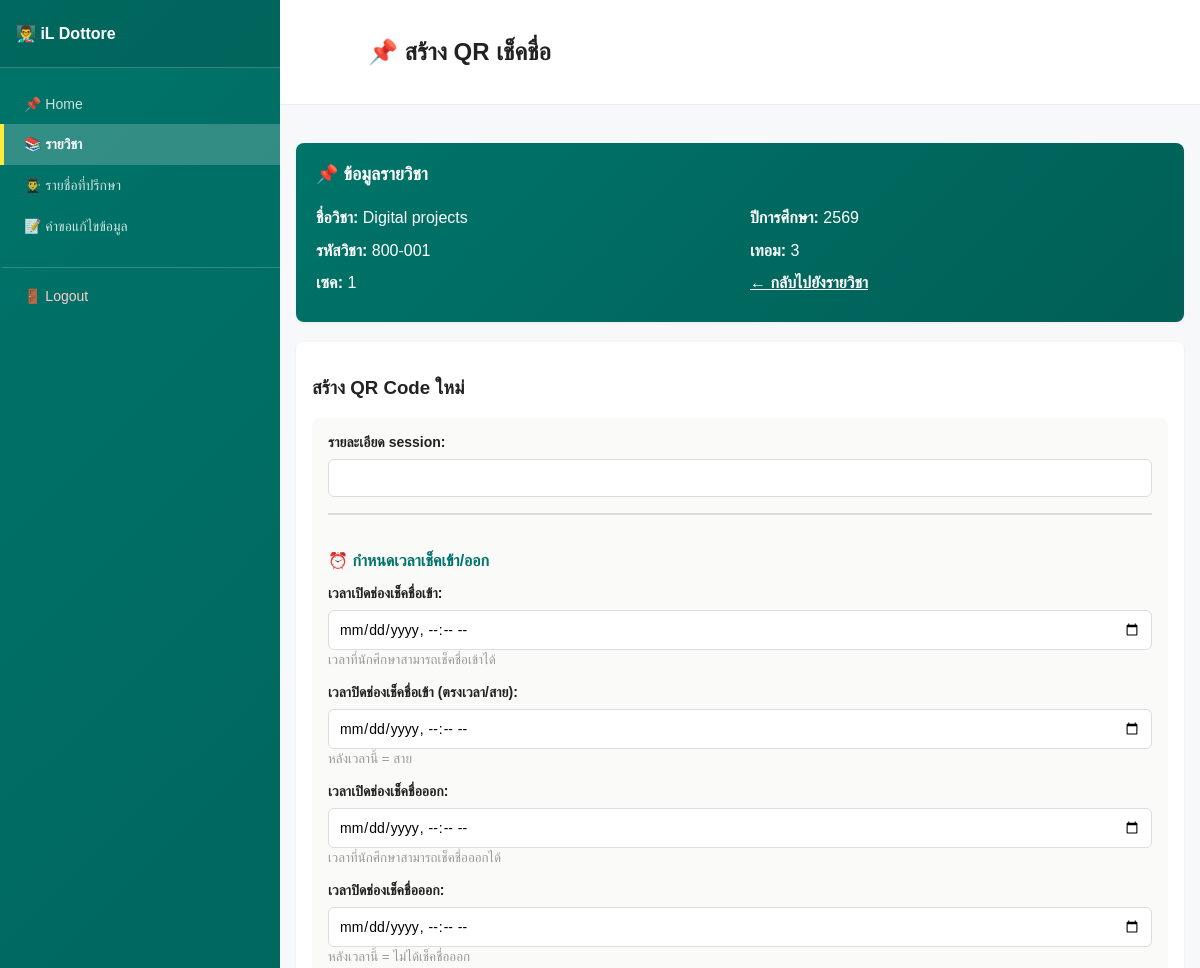
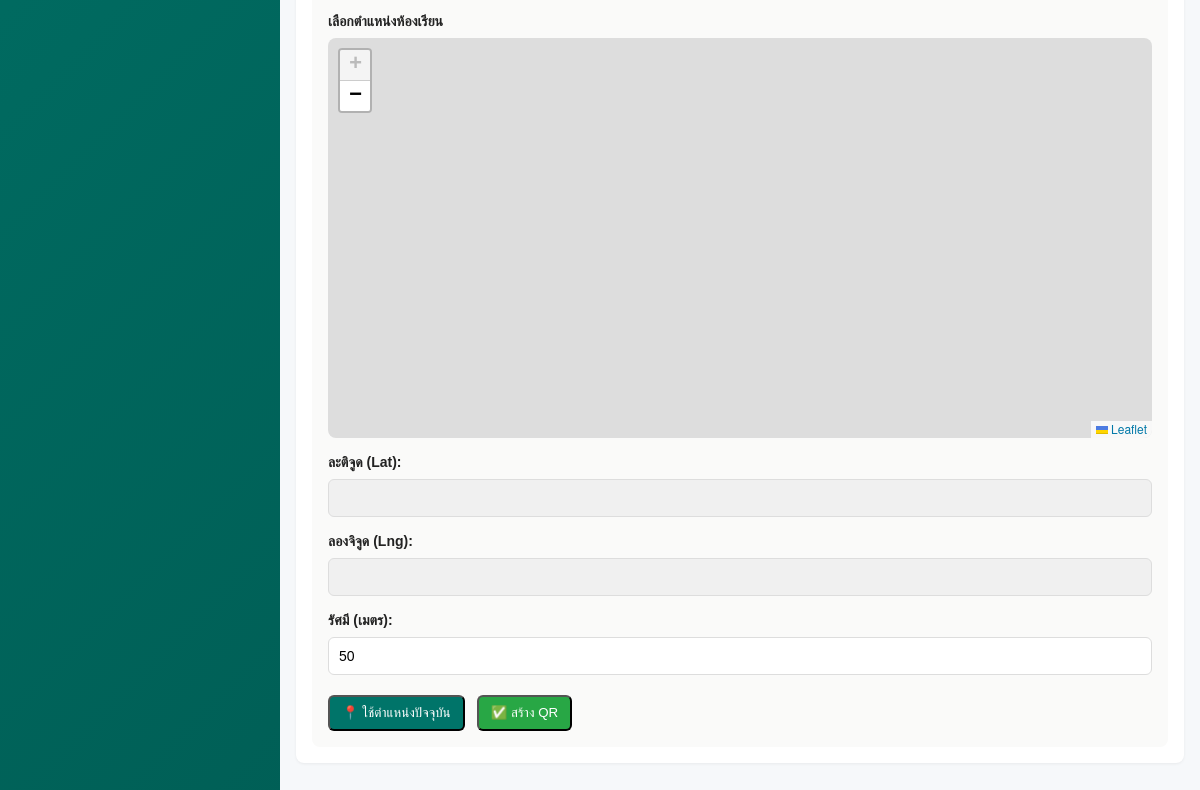
The page /liff/create_session.php?subject_id=29 (signed in) on the database its author committed (2 pictures, top to bottom).
### tables this page shows
CREATE TABLE `subjects` (
  `subject_id` int(11) NOT NULL,
  `teacher_id` int(11) DEFAULT NULL,
  `subject_name` varchar(100) DEFAULT NULL,
  `subject_code` varchar(20) DEFAULT NULL,
  `section` varchar(20) DEFAULT NULL,
  `years` varchar(4) NOT NULL,
  `semester` varchar(1) NOT NULL,
  `hash` varchar(64) DEFAULT NULL
);

### liff/create_session.php (the view, shortened to what this page needs)
<?php
include("../config.php");
$teacher_id = $_SESSION['teacher_id'];
$subject_id_param = $_GET['subject_id'] ?? null;
$subject_details = null;
if ($subject_id_param) {
  $subjectStmt = $conn->prepare("
    SELECT subject_id, subject_name, subject_code, section, years, semester
    FROM subjects
    WHERE teacher_id = ? AND subject_id = ?
  ");
  $subjectStmt->bind_param("ii", $teacher_id, $subject_id_param);
  $subjectStmt->execute();
  $subjectResult = $subjectStmt->get_result();
  if ($subjectResult->num_rows > 0) {
    $subject_details = $subjectResult->fetch_assoc();
  } else {
    $error_msg = "ไม่พบรายวิชาที่ระบุ";
  }
}
?>
<!DOCTYPE html>
<html>
<head>
<link rel="stylesheet" href="css/sidebar.css">
<link rel="stylesheet" href="css/create_session.css">
<link rel="stylesheet" href="css/modal-popup.css">
<link rel="stylesheet"
 href="https://unpkg.com/leaflet@1.9.4/dist/leaflet.css">
</head>
<body>
<?php $currentPage = 'courses.php'; include('sidebar.php'); ?>
<div class="main-wrapper">
  <div class="header">
    <h2 id="page-title">📌 สร้าง QR เช็คชื่อ</h2>
  </div>
  <div class="content-area">
    <div class="container">
      <?php if ($subject_details): ?>
      <div class="card" style="background: linear-gradient(135deg, #007469 0%, #005f56 100%); color: white; margin-bottom: 20px; padding: 20px;">
        <h3 style="margin: 0 0 15px 0; font-size: 18px;">📌 ข้อมูลรายวิชา</h3>
        <div style="display: grid; grid-template-columns: 1fr 1fr; gap: 20px; line-height: 1.8;">
          <div>
            <p style="margin: 4px 0;"><strong>ชื่อวิชา:</strong> <?= htmlspecialchars($subject_details['subject_name']) ?></p>
            <p style="margin: 4px 0;"><strong>รหัสวิชา:</strong> <?= htmlspecialchars($subject_details['subject_code']) ?></p>
            <p style="margin: 4px 0;"><strong>เซค:</strong> <?= htmlspecialchars($subject_details['section']) ?></p>
          </div>
          <div>
            <p style="margin: 4px 0;"><strong>ปีการศึกษา:</strong> <?= htmlspecialchars($subject_details['years']) ?></p>
            <p style="margin: 4px 0;"><strong>เทอม:</strong> <?= htmlspecialchars($subject_details['semester']) ?></p>
            <p style="margin: 4px 0;"><a href="sessions_by_subject.php?subject_id=<?= $subject_details['subject_id'] ?>" style="color: white; text-decoration: underline; font-weight: 600;">← กลับไปยังรายวิชา</a></p>
          </div>
        </div>
      </div>
      <?php endif; ?>
      <div class="card">
        <h3 class="section-header">สร้าง QR Code ใหม่</h3>
        <form method="post" class="form-section">
          <div class="form-group">
            <label class="form-label">รายละเอียด session:</label>
            <input name="room" class="form-input" required>
          </div>
          <div style="border-top: 2px solid #ddd; padding-top: 15px; margin-top: 15px; margin-bottom: 15px;">
            <h4 style="color: #007469; margin-bottom: 15px;">⏰ กำหนดเวลาเช็คเข้า/ออก</h4>
            <div class="form-group">
              <label class="form-label">เวลาเปิดช่องเช็คชื่อเข้า:</label>
              <input type="datetime-local" name="checkin_start" class="form-input" required>
              <small style="color: #999;">เวลาที่นักศึกษาสามารถเช็คชื่อเข้าได้</small>
            </div>
            <div class="form-group">
              <label class="form-label">เวลาปิดช่องเช็คชื่อเข้า (ตรงเวลา/สาย):</label>
              <input type="datetime-local" name="checkin_deadline" class="form-input" required>
              <small style="color: #999;">หลังเวลานี้ = สาย</small>
            </div>
            <div class="form-group">
              <label class="form-label">เวลาเปิดช่องเช็คชื่อออก:</label>
              <input type="datetime-local" name="checkout_start" class="form-input" required>
              <small style="color: #999;">เวลาที่นักศึกษาสามารถเช็คชื่อออกได้</small>
            </div>
            <div class="form-group">
              <label class="form-label">เวลาปิดช่องเช็คชื่อออก:</label>
              <input type="datetime-local" name="checkout_deadline" class="form-input" required>
              <small style="color: #999;">หลังเวลานี้ = ไม่ได้เช็คชื่อออก</small>
            </div>
          </div>
          <div class="form-group">
            <label class="form-label">เลือกตำแหน่งห้องเรียน</label>
            <div id="map" style="height: 400px; border-radius: 8px; margin-bottom: 16px;"></div>
          </div>
          <div class="form-group">
            <label class="form-label">ละติจูด (Lat):</label>
            <input id="lat" name="lat" class="form-input" readonly style="background-color: #f0f0f0; cursor: not-allowed;" required>
          </div>
          <div class="form-group">
            <label class="form-label">ลองจิจูด (Lng):</label>
            <input id="lng" name="lng" class="form-input" readonly style="background-color: #f0f0f0; cursor: not-allowed;" required>
          </div>
          <div class="form-group">
            <label class="form-label">รัศมี (เมตร):</label>
            <input id="radius" name="radius" class="form-input" value="50" type="number" min="0" step="1" inputmode="numeric" pattern="\d*" oninput="this.value=this.value.replace(/[^0-9]/g,'');">
          </div>
          <div class="form-actions">
            <button type="button" class="btn" onclick="useMyLocation()">📍 ใช้ตำแหน่งปัจจุบัน</button>
            <button type="submit" id="submitBtn" class="btn btn-primary">✅ สร้าง QR</button>
          </div>
        </form>
      </div>
    </div>
  </div>
</div>
</body>
</html>

### liff/css/sidebar.css (style rules this page uses)
body { display: flex; flex-direction: row; margin: 0; height: 100vh; overflow: hidden; }
.main-wrapper { flex: 1; display: flex; flex-direction: column; overflow-y: auto; background: #f6f8fa; }
.header { background: #fff url('../image/teacher_dashboard-php.png') no-repeat 16px center; background-size: 56px; padding: 18px 18px 18px 88px; border-bottom: 1px solid #e9eef3; flex-shrink: 0; }
.content-area { flex: 1; overflow-y: auto; padding: 0; }
.container { max-width: 100%; margin: 22px auto; padding: 16px; width: 100%; box-sizing: border-box; }

### liff/css/create_session.css (style rules this page uses)
.form-section { background: #fafaf9; padding: 16px; border-radius: 8px; }
.form-group { margin-bottom: 16px; }
.form-label { display: block; margin-bottom: 8px; font-weight: 600; color: #222; font-size: 14px; }
.form-input { width: 100%; padding: 10px; border: 1px solid #ddd; border-radius: 6px; font-size: 14px; box-sizing: border-box; font-family: Arial, sans-serif; }
.form-actions { display: flex; gap: 12px; margin-top: 20px; }
.btn-primary { background: #28a745 !important; }

### liff/css/default_page.css (style rules this page uses)
body { font-family:Arial,Helvetica,sans-serif; background:#f6f8fa; color:#222; margin:0 }
.header { background:#fff url('../image/teacher_dashboard-php.png') no-repeat 16px center;background-size:56px; padding:18px 18px 18px 88px; border-bottom:1px solid #e9eef3 }
.container { max-width:980px; margin:22px auto; padding:16px }
.card { background:#fff; border-radius:8px; box-shadow:0 1px 3px rgba(0,0,0,0.06); padding:16px; margin-bottom:16px }
.btn { display:inline-block; padding:8px 12px; background:#007469; color:#fff; border-radius:6px; text-decoration:none }

### liff/create_session.php (style rules this page uses)
#map { height: 400px; }
.hover-effect { cursor: pointer; transition: background-color .35s; }

### rows shown on the page
subjects: subject_name "Digital projects", subject_code "800-001", section "1", years "2569", semester "3"

### other values the page prints
$_SESSION['teacher_name'] "iL Dottore"
$item['title'] "📌 Home"
$item['title'] "📚 รายวิชา"
$item['title'] "👨‍🎓 รายชื่อที่ปรึกษา"
$item['title'] "📝 คำขอแก้ไขข้อมูล"
